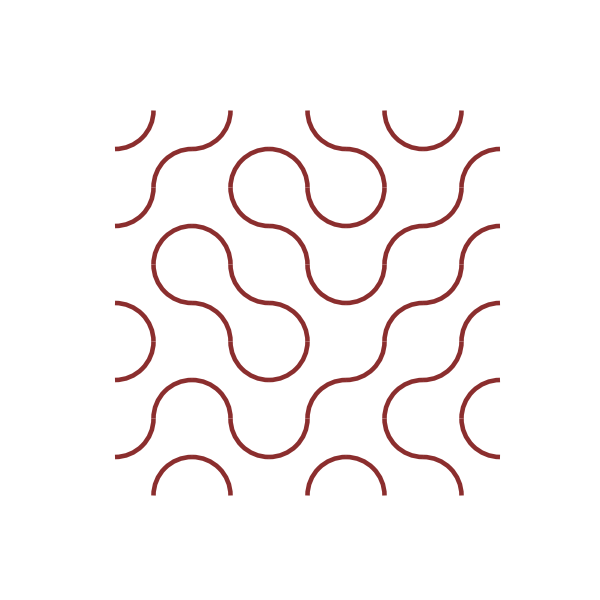
#> input picture outputs/_synthetic_test_image.png, 600 x 600 px
$ python -i dataset.py   (imports and definitions only)
#> lines starting #> are read from the running program, lines starting #| are printed output that depends on the picture; after the words box and inside, x2 and y2 are one past the last pixel; in counts of white or black regions, pixels touching at a corner belong together
"""
kolamNet — Dataset Preprocessing
===================================
Prepares your reference Kolam images so Day 7's similarity fitness can
compare a rendered genome against real patterns on equal footing.

Pipeline per image:
  load (grayscale) -> resize to a fixed canvas -> threshold (binary) ->
  skeletonize (reduce the curve to a 1-pixel-wide skeleton)

Skeletonizing matters because Kolam curves in photographs/scans vary in
line thickness, but the underlying *shape* of the loops is what should be
compared -- not how thick someone's chalk line was. Rendered genomes (via
renderer.py) will go through this same resize+threshold+skeletonize
pipeline in Day 7, so both sides of the similarity comparison are on equal
footing.
"""

import os
from typing import List, Tuple

import numpy as np
from PIL import Image
from skimage.filters import threshold_otsu
from skimage.morphology import skeletonize

IMAGE_SIZE = 256  # fixed canvas both dataset images and rendered genomes resize to


# [4 lines left out: function load_image_grayscale, not called in this run]


def preprocess_image(image: np.ndarray, size: int = IMAGE_SIZE) -> np.ndarray:
    """Resize -> threshold -> skeletonize. Returns a boolean 2D array
    (True = curve pixel), size x size."""
    img = Image.fromarray(image).resize((size, size), Image.LANCZOS)
    arr = np.array(img).astype(np.float64) / 255.0

    # Otsu's method picks a threshold automatically rather than a fixed
    # cutoff, since scans/photos of real Kolams vary a lot in
    # brightness/contrast.
    try:
        thresh = threshold_otsu(arr)
    except ValueError:
        # Happens if the image is blank/uniform -- fall back to a fixed cutoff.
        thresh = 0.5

    # Assumption: curve = darker pixels than the background (dark ink/lines
    # on a lighter surface). Revisit this if real dataset images turn out
    # to be the opposite (e.g. white chalk on a dark floor) -- Day 12 tuning.
    binary = arr < thresh

    skeleton = skeletonize(binary)
    return skeleton


# [68 lines left out: functions load_dataset, save_processed_dataset, load_processed_dataset, not called in this run]


# [49 lines not run here, left out]

>>> import cv2
>>> picture = cv2.imread('../outputs/_synthetic_test_image.png', cv2.IMREAD_GRAYSCALE)
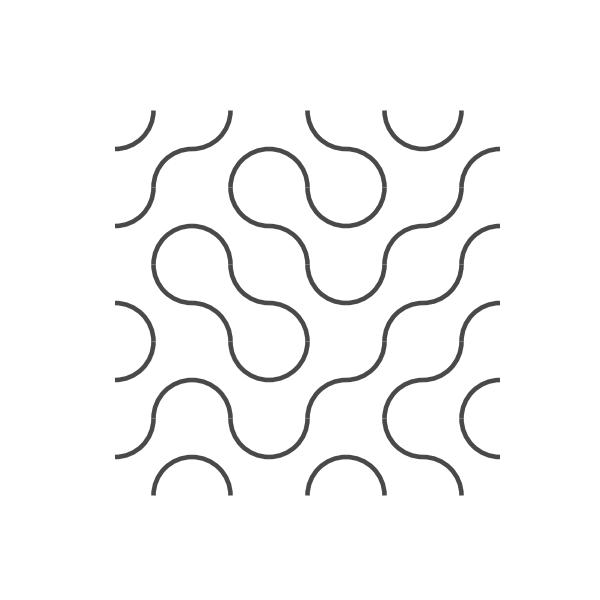
#> picture: shape (600, 600); min 73, max 255, mean 248
>>> result = preprocess_image(picture)
#> in preprocess_image, `img = Image.fromarray(image).resize((size, size), Image.LANCZOS)`:
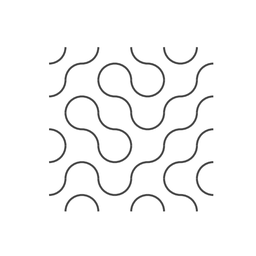
#> img: PIL image 256x256 L; min 36, max 255, mean 247.7
#> in preprocess_image, `thresh = threshold_otsu(arr)`: thresh = 0.68
#> in preprocess_image, `binary = arr < thresh`:
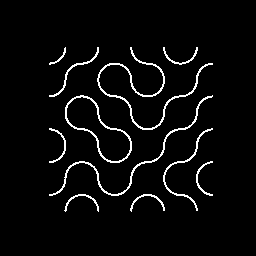
#> binary: shape (256, 256) bool; 4% white in thin lines or dots, all inside (x1, y1, x2, y2) = (49, 47, 213, 212)
#> in preprocess_image, `skeleton = skeletonize(binary)`:
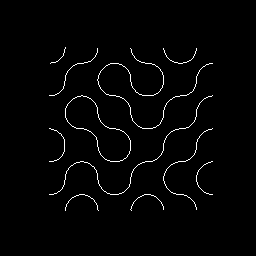
#> skeleton: shape (256, 256) bool; 1.7% white in thin lines or dots, all inside (x1, y1, x2, y2) = (49, 47, 213, 211)

$ run again, on outputs/day12_experiments.png
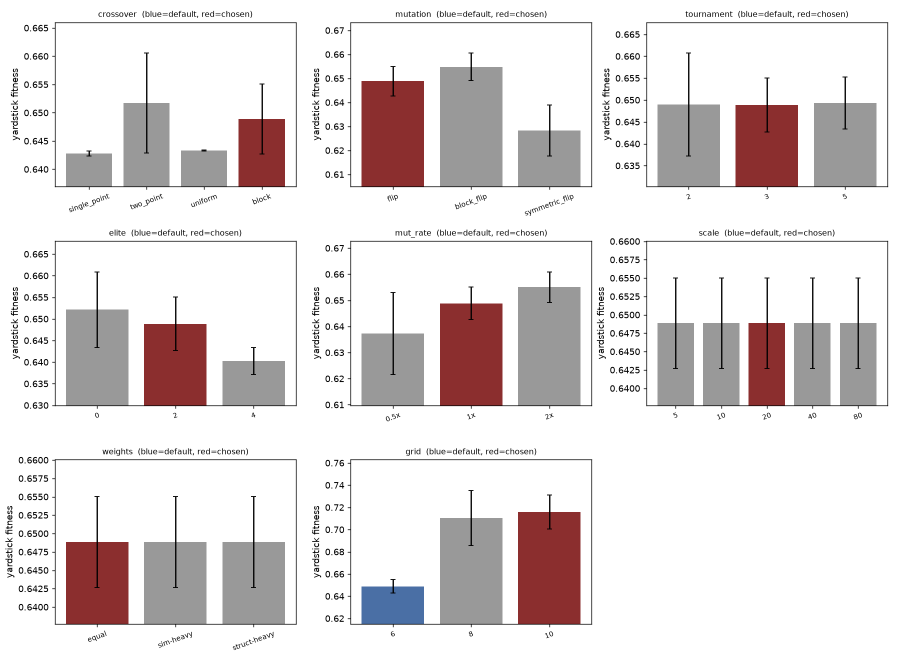
#> input picture outputs/day12_experiments.png, 1794 x 1326 px (shown at 1/2 size)
#> in preprocess_image, `img = Image.fromarray(image).resize((size, size), Image.LANCZOS)`:
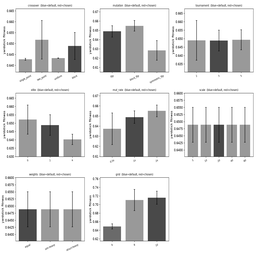
#> img: PIL image 256x256 L; min 35, max 255, mean 221.8
#> thresh = 0.742
#> binary: shape (256, 256) bool; 23.5% white; 318 white regions (289 under 20 px), largest, box (x1, y1, x2, y2) and area: (145, 107, 166, 157) 835, (125, 20, 144, 73) 791, (147, 197, 166, 242) 779
#> in preprocess_image, `skeleton = skeletonize(binary)`:
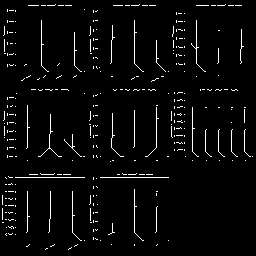
#> skeleton: shape (256, 256) bool; 3.4% white in thin lines or dots

$ run again, on outputs/day12_scale_analysis.png
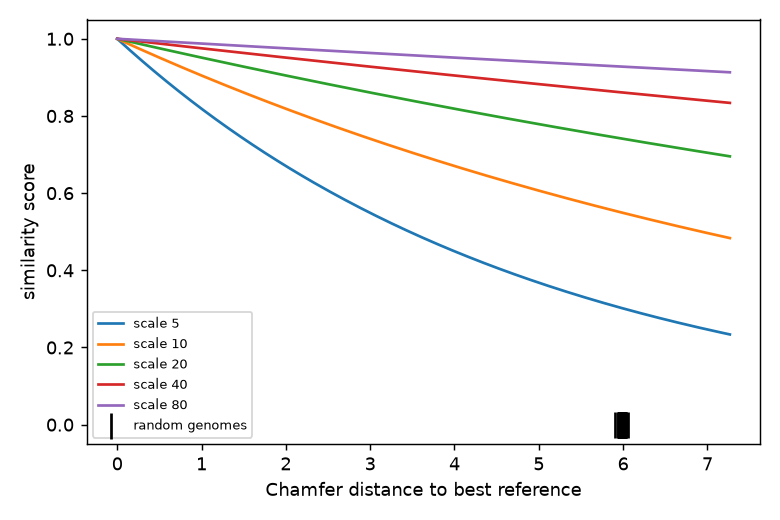
#> input picture outputs/day12_scale_analysis.png, 780 x 520 px
#> in preprocess_image, `img = Image.fromarray(image).resize((size, size), Image.LANCZOS)`:
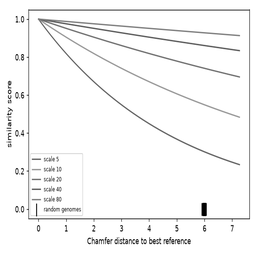
#> img: PIL image 256x256 L; min 0, max 255, mean 246.4
#> thresh = 0.771
#> binary: shape (256, 256) bool; 6.5% white in thin lines or dots, all inside (x1, y1, x2, y2) = (7, 9, 250, 244)
#> in preprocess_image, `skeleton = skeletonize(binary)`:
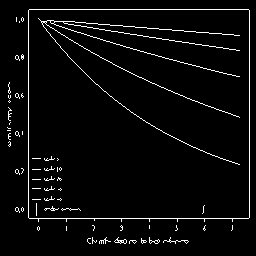
#> skeleton: shape (256, 256) bool; 3.8% white in thin lines or dots, all inside (x1, y1, x2, y2) = (7, 9, 250, 244)

$ run again, on outputs/day12b_diagnostic.png
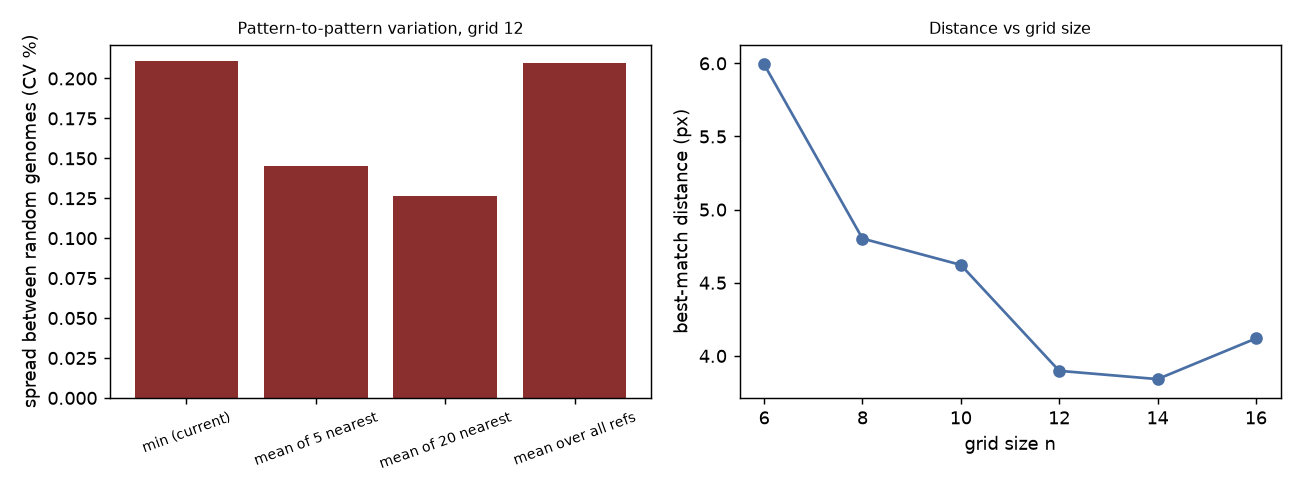
#> input picture outputs/day12b_diagnostic.png, 1300 x 494 px
#> in preprocess_image, `img = Image.fromarray(image).resize((size, size), Image.LANCZOS)`:
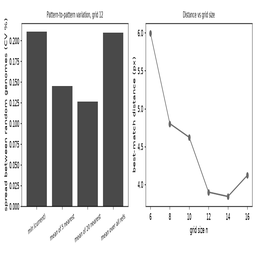
#> img: PIL image 256x256 L; min 23, max 255, mean 216.1
#> thresh = 0.643
#> binary: shape (256, 256) bool; 20% white; 258 white regions (250 under 20 px), largest, box (x1, y1, x2, y2) and area: (21, 32, 129, 207) 11633, (146, 23, 253, 24) 107, (146, 206, 253, 207) 107
#> in preprocess_image, `skeleton = skeletonize(binary)`:
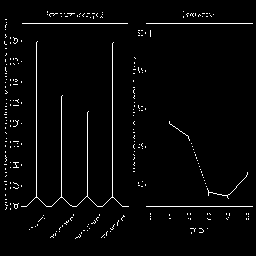
#> skeleton: shape (256, 256) bool; 2.6% white in thin lines or dots, all inside (x1, y1, x2, y2) = (4, 11, 253, 239)
